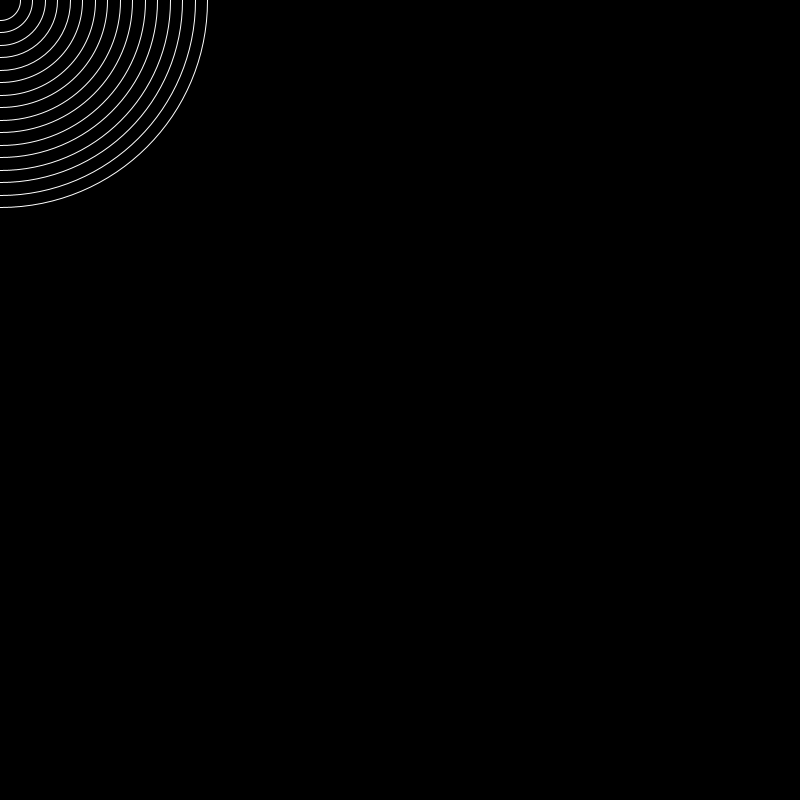
Frame 1 (no input)
Frame 60 (the mouse pressed at the canvas centre just before this capture): identical to frame 1, image omitted
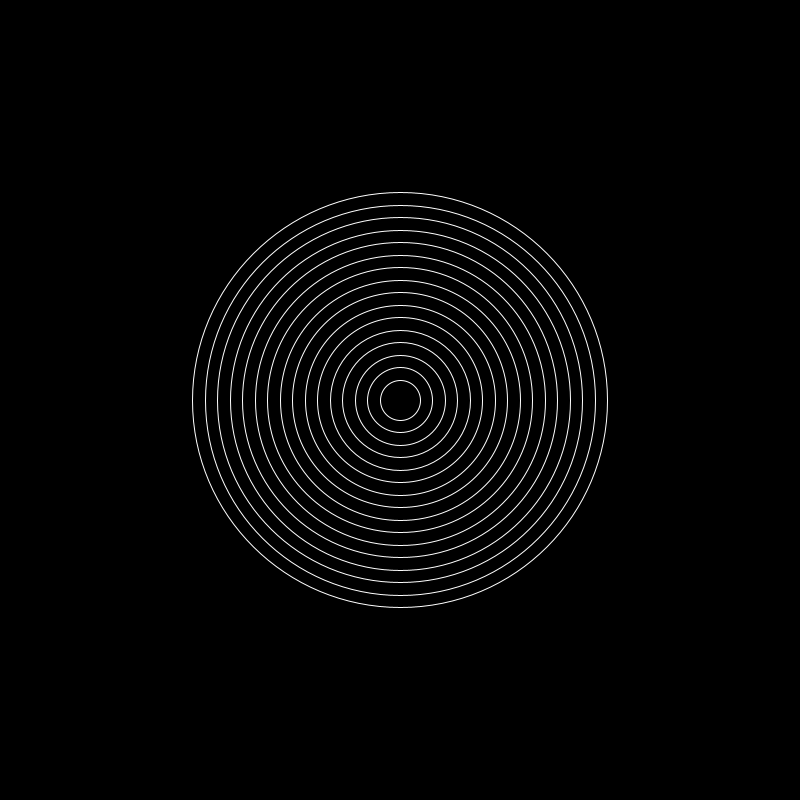
Frame 120 (the mouse held since frame 60 and released just before this capture)

The Processing sketch that drew these frames (run headless with seeded random() and noise(); from frame 60 on, the mouse is pressed at the canvas centre):

// Processing sketch: concentricCircles
// ── concentricCircles.pde
float interval;
float spacer;

void setup(){
  size(800,800);
  interval = width*.03;
  spacer = interval;
}

void draw(){
  background(0);
  float pointX = mouseX;
  float pointY = mouseY;

  noFill();
  stroke(255);
for (int i= 0; i <height/2*spacer/interval; i+=spacer){

  ellipse(pointX, pointY, 40+i,40+i);
  i++;
  }

}
